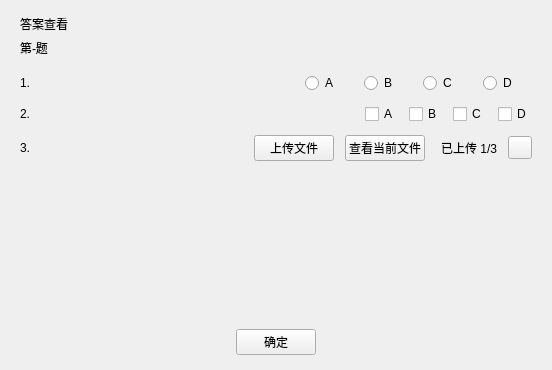
<?xml version="1.0" encoding="UTF-8"?>
<ui version="4.0">
 <class>Form</class>
 <widget class="QWidget" name="Form">
  <property name="geometry">
   <rect>
    <x>0</x>
    <y>0</y>
    <width>552</width>
    <height>370</height>
   </rect>
  </property>
  <property name="windowTitle">
   <string>ZhiXueHacker</string>
  </property>
  <layout class="QGridLayout" name="gridLayout_2">
   <property name="leftMargin">
    <number>20</number>
   </property>
   <property name="topMargin">
    <number>15</number>
   </property>
   <property name="rightMargin">
    <number>20</number>
   </property>
   <property name="bottomMargin">
    <number>15</number>
   </property>
   <item row="0" column="0">
    <layout class="QVBoxLayout" name="verticalLayout">
     <item>
      <widget class="TitleLabel" name="TitleLabel">
       <property name="text">
        <string>答案查看</string>
       </property>
      </widget>
     </item>
     <item>
      <widget class="CaptionLabel" name="CaptionLabel">
       <property name="text">
        <string>第-题</string>
       </property>
      </widget>
     </item>
    </layout>
   </item>
   <item row="4" column="0">
    <layout class="QHBoxLayout" name="horizontalLayout_4">
     <item>
      <spacer name="horizontalSpacer_14">
       <property name="orientation">
        <enum>Qt::Horizontal</enum>
       </property>
       <property name="sizeHint" stdset="0">
        <size>
         <width>40</width>
         <height>20</height>
        </size>
       </property>
      </spacer>
     </item>
     <item>
      <widget class="PrimaryPushButton" name="PrimaryPushButton_2">
       <property name="text">
        <string>确定</string>
       </property>
      </widget>
     </item>
     <item>
      <spacer name="horizontalSpacer_15">
       <property name="orientation">
        <enum>Qt::Horizontal</enum>
       </property>
       <property name="sizeHint" stdset="0">
        <size>
         <width>40</width>
         <height>20</height>
        </size>
       </property>
      </spacer>
     </item>
    </layout>
   </item>
   <item row="2" column="0">
    <layout class="QVBoxLayout" name="verticalLayout_2">
     <item>
      <layout class="QHBoxLayout" name="horizontalLayout">
       <item>
        <widget class="BodyLabel" name="BodyLabel">
         <property name="text">
          <string>1.</string>
         </property>
        </widget>
       </item>
       <item>
        <spacer name="horizontalSpacer">
         <property name="orientation">
          <enum>Qt::Horizontal</enum>
         </property>
         <property name="sizeHint" stdset="0">
          <size>
           <width>40</width>
           <height>20</height>
          </size>
         </property>
        </spacer>
       </item>
       <item>
        <widget class="RadioButton" name="RadioButton">
         <property name="text">
          <string>A</string>
         </property>
        </widget>
       </item>
       <item>
        <spacer name="horizontalSpacer_4">
         <property name="orientation">
          <enum>Qt::Horizontal</enum>
         </property>
         <property name="sizeType">
          <enum>QSizePolicy::Fixed</enum>
         </property>
         <property name="sizeHint" stdset="0">
          <size>
           <width>20</width>
           <height>20</height>
          </size>
         </property>
        </spacer>
       </item>
       <item>
        <widget class="RadioButton" name="RadioButton_2">
         <property name="text">
          <string>B</string>
         </property>
        </widget>
       </item>
       <item>
        <spacer name="horizontalSpacer_5">
         <property name="orientation">
          <enum>Qt::Horizontal</enum>
         </property>
         <property name="sizeType">
          <enum>QSizePolicy::Fixed</enum>
         </property>
         <property name="sizeHint" stdset="0">
          <size>
           <width>20</width>
           <height>20</height>
          </size>
         </property>
        </spacer>
       </item>
       <item>
        <widget class="RadioButton" name="RadioButton_3">
         <property name="text">
          <string>C</string>
         </property>
        </widget>
       </item>
       <item>
        <spacer name="horizontalSpacer_6">
         <property name="orientation">
          <enum>Qt::Horizontal</enum>
         </property>
         <property name="sizeType">
          <enum>QSizePolicy::Fixed</enum>
         </property>
         <property name="sizeHint" stdset="0">
          <size>
           <width>20</width>
           <height>20</height>
          </size>
         </property>
        </spacer>
       </item>
       <item>
        <widget class="RadioButton" name="RadioButton_4">
         <property name="text">
          <string>D</string>
         </property>
         <property name="autoRepeat">
          <bool>false</bool>
         </property>
        </widget>
       </item>
       <item>
        <spacer name="horizontalSpacer_13">
         <property name="orientation">
          <enum>Qt::Horizontal</enum>
         </property>
         <property name="sizeType">
          <enum>QSizePolicy::Fixed</enum>
         </property>
         <property name="sizeHint" stdset="0">
          <size>
           <width>15</width>
           <height>20</height>
          </size>
         </property>
        </spacer>
       </item>
      </layout>
     </item>
     <item>
      <spacer name="verticalSpacer_3">
       <property name="orientation">
        <enum>Qt::Vertical</enum>
       </property>
       <property name="sizeType">
        <enum>QSizePolicy::Fixed</enum>
       </property>
       <property name="sizeHint" stdset="0">
        <size>
         <width>20</width>
         <height>5</height>
        </size>
       </property>
      </spacer>
     </item>
     <item>
      <layout class="QHBoxLayout" name="horizontalLayout_2">
       <item>
        <widget class="BodyLabel" name="BodyLabel_2">
         <property name="text">
          <string>2.</string>
         </property>
        </widget>
       </item>
       <item>
        <spacer name="horizontalSpacer_2">
         <property name="orientation">
          <enum>Qt::Horizontal</enum>
         </property>
         <property name="sizeHint" stdset="0">
          <size>
           <width>40</width>
           <height>20</height>
          </size>
         </property>
        </spacer>
       </item>
       <item>
        <widget class="CheckBox" name="CheckBox">
         <property name="text">
          <string>A</string>
         </property>
        </widget>
       </item>
       <item>
        <spacer name="horizontalSpacer_10">
         <property name="orientation">
          <enum>Qt::Horizontal</enum>
         </property>
         <property name="sizeType">
          <enum>QSizePolicy::Fixed</enum>
         </property>
         <property name="sizeHint" stdset="0">
          <size>
           <width>5</width>
           <height>20</height>
          </size>
         </property>
        </spacer>
       </item>
       <item>
        <widget class="CheckBox" name="CheckBox_2">
         <property name="text">
          <string>B</string>
         </property>
        </widget>
       </item>
       <item>
        <spacer name="horizontalSpacer_11">
         <property name="orientation">
          <enum>Qt::Horizontal</enum>
         </property>
         <property name="sizeType">
          <enum>QSizePolicy::Fixed</enum>
         </property>
         <property name="sizeHint" stdset="0">
          <size>
           <width>5</width>
           <height>20</height>
          </size>
         </property>
        </spacer>
       </item>
       <item>
        <widget class="CheckBox" name="CheckBox_3">
         <property name="text">
          <string>C</string>
         </property>
        </widget>
       </item>
       <item>
        <spacer name="horizontalSpacer_12">
         <property name="orientation">
          <enum>Qt::Horizontal</enum>
         </property>
         <property name="sizeType">
          <enum>QSizePolicy::Fixed</enum>
         </property>
         <property name="sizeHint" stdset="0">
          <size>
           <width>5</width>
           <height>20</height>
          </size>
         </property>
        </spacer>
       </item>
       <item>
        <widget class="CheckBox" name="CheckBox_4">
         <property name="text">
          <string>D</string>
         </property>
        </widget>
       </item>
      </layout>
     </item>
     <item>
      <spacer name="verticalSpacer_4">
       <property name="orientation">
        <enum>Qt::Vertical</enum>
       </property>
       <property name="sizeType">
        <enum>QSizePolicy::Fixed</enum>
       </property>
       <property name="sizeHint" stdset="0">
        <size>
         <width>20</width>
         <height>5</height>
        </size>
       </property>
      </spacer>
     </item>
     <item>
      <layout class="QHBoxLayout" name="horizontalLayout_3">
       <item>
        <widget class="BodyLabel" name="BodyLabel_3">
         <property name="text">
          <string>3.</string>
         </property>
        </widget>
       </item>
       <item>
        <spacer name="horizontalSpacer_3">
         <property name="orientation">
          <enum>Qt::Horizontal</enum>
         </property>
         <property name="sizeHint" stdset="0">
          <size>
           <width>40</width>
           <height>20</height>
          </size>
         </property>
        </spacer>
       </item>
       <item>
        <widget class="PrimaryPushButton" name="PrimaryPushButton">
         <property name="text">
          <string>上传文件</string>
         </property>
        </widget>
       </item>
       <item>
        <spacer name="horizontalSpacer_7">
         <property name="orientation">
          <enum>Qt::Horizontal</enum>
         </property>
         <property name="sizeType">
          <enum>QSizePolicy::Fixed</enum>
         </property>
         <property name="sizeHint" stdset="0">
          <size>
           <width>5</width>
           <height>20</height>
          </size>
         </property>
        </spacer>
       </item>
       <item>
        <widget class="PushButton" name="PushButton">
         <property name="text">
          <string>查看当前文件</string>
         </property>
        </widget>
       </item>
       <item>
        <spacer name="horizontalSpacer_8">
         <property name="orientation">
          <enum>Qt::Horizontal</enum>
         </property>
         <property name="sizeType">
          <enum>QSizePolicy::Fixed</enum>
         </property>
         <property name="sizeHint" stdset="0">
          <size>
           <width>10</width>
           <height>20</height>
          </size>
         </property>
        </spacer>
       </item>
       <item>
        <widget class="BodyLabel" name="BodyLabel_4">
         <property name="text">
          <string>已上传 1/3</string>
         </property>
        </widget>
       </item>
       <item>
        <spacer name="horizontalSpacer_9">
         <property name="orientation">
          <enum>Qt::Horizontal</enum>
         </property>
         <property name="sizeType">
          <enum>QSizePolicy::Fixed</enum>
         </property>
         <property name="sizeHint" stdset="0">
          <size>
           <width>5</width>
           <height>20</height>
          </size>
         </property>
        </spacer>
       </item>
       <item>
        <widget class="ToolButton" name="ToolButton"/>
       </item>
      </layout>
     </item>
    </layout>
   </item>
   <item row="1" column="0">
    <spacer name="verticalSpacer">
     <property name="orientation">
      <enum>Qt::Vertical</enum>
     </property>
     <property name="sizeType">
      <enum>QSizePolicy::Fixed</enum>
     </property>
     <property name="sizeHint" stdset="0">
      <size>
       <width>20</width>
       <height>10</height>
      </size>
     </property>
    </spacer>
   </item>
   <item row="3" column="0">
    <spacer name="verticalSpacer_2">
     <property name="orientation">
      <enum>Qt::Vertical</enum>
     </property>
     <property name="sizeHint" stdset="0">
      <size>
       <width>20</width>
       <height>40</height>
      </size>
     </property>
    </spacer>
   </item>
  </layout>
 </widget>
 <customwidgets>
  <customwidget>
   <class>CheckBox</class>
   <extends>QCheckBox</extends>
   <header>qfluentwidgets</header>
  </customwidget>
  <customwidget>
   <class>PushButton</class>
   <extends>QPushButton</extends>
   <header>qfluentwidgets</header>
  </customwidget>
  <customwidget>
   <class>PrimaryPushButton</class>
   <extends>PushButton</extends>
   <header>qfluentwidgets</header>
  </customwidget>
  <customwidget>
   <class>ToolButton</class>
   <extends>QToolButton</extends>
   <header>qfluentwidgets</header>
  </customwidget>
  <customwidget>
   <class>RadioButton</class>
   <extends>QRadioButton</extends>
   <header>qfluentwidgets</header>
  </customwidget>
  <customwidget>
   <class>CaptionLabel</class>
   <extends>QLabel</extends>
   <header>qfluentwidgets</header>
  </customwidget>
  <customwidget>
   <class>BodyLabel</class>
   <extends>QLabel</extends>
   <header>qfluentwidgets</header>
  </customwidget>
  <customwidget>
   <class>TitleLabel</class>
   <extends>QLabel</extends>
   <header>qfluentwidgets</header>
  </customwidget>
 </customwidgets>
 <resources/>
 <connections/>
</ui>
